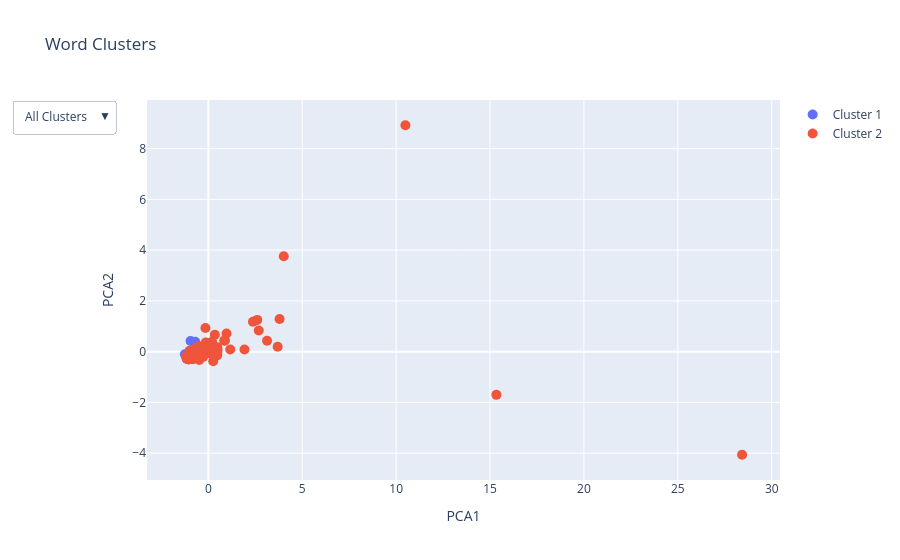

The code cell stored with this chart in its notebook:
### Code cell
import numpy as np
import pandas as pd
from scipy.spatial.distance import pdist
from scipy.cluster.hierarchy import linkage, fcluster
from sklearn.decomposition import PCA
import plotly.express as px
import plotly.graph_objects as go

pca = PCA(n_components=2)
X_pca = pca.fit_transform(X)

# Create a DataFrame for Plotly
df = pd.DataFrame({
    'PCA1': X_pca[:, 0],
    'PCA2': X_pca[:, 1],
    'Cluster': labels,
    'Word': unique_adv
})
# pca1_min, pca1_max = df['PCA1'].min(), df['PCA1'].max()
# pca2_min, pca2_max = df['PCA2'].min(), df['PCA2'].max()
# Create a scatter plot with Plotly
fig = go.Figure()

# Add traces for each cluster
for cluster in range(1, optimal_clusters + 1):
    cluster_data = df[df['Cluster'] == cluster]
    fig.add_trace(go.Scatter(
        x=cluster_data['PCA1'],
        y=cluster_data['PCA2'],
        mode='markers',
        marker=dict(size=10),
        name=f'Cluster {cluster}',
        text=cluster_data['Word'],
        hoverinfo='text'
    ))

# Update layout with dropdown menu
fig.update_layout(
    title='Word Clusters',
    xaxis_title='PCA1',
    yaxis_title='PCA2',
    # xaxis=dict(range=[pca1_min, pca1_max]),
    # yaxis=dict(range=[pca2_min, pca2_max]),
    updatemenus=[
        {
            'buttons': [
                {
                    'label': 'All Clusters',
                    'method': 'update',
                    'args': [{'visible': [True] * optimal_clusters},
                             {'title': 'All Clusters'}]
                }
            ] + [
                {
                    'label': f'Cluster {i}',
                    'method': 'update',
                    'args': [{'visible': [j == i - 1 for j in range(optimal_clusters)]},
                             {'title': f'Cluster {i}'}]
                } for i in range(1, optimal_clusters + 1)
            ],
            'direction': 'down',
            'showactive': True
        }
    ]
)

fig.show()

### Figure 1 — Plotly figure (JSON) as saved in the notebook; plotly's stock layout.template omitted (floating-point values rounded to 4 significant figures)
{"data": [{"hoverinfo": "text", "marker": {"size": 10}, "mode": "markers", "name": "Cluster 1", "text": ["ailleurs", "outre", "tant"], "type": "scatter", "x": [-0.9464, -1.247, -0.6981], "y": [0.4182, -0.1053, 0.3871]}, {"hoverinfo": "text", "marker": {"size": 10}, "mode": "markers", "name": "Cluster 2", "text": ["absolument", "actuellement", "afin", "ainsi", "alors", "après", "assez", "au-delà", "au-dessus", "aujourd'hui", "auparavant", "auprès", "aussi", "autant", "autour", "autrement", "avant", "beaucoup", "bien", "bientôt", "cependant", "certes", "clairement", "comment", "complètement", "contrairement", "davantage", "depuis", "directement", "donc", "définitivement", "déjà", "désormais", "encore", "enfin", "ensemble", "ensuite", "entièrement", "environ", "essentiellement", "extrêmement", "facilement", "finalement", "fort", "fortement", "généralement", "hier", "hors", "ici", "immédiatement", "initialement", "jamais", "juste", "largement", "loin", "longtemps", "lors", "là", "légèrement", "maintenant", "mal", "malheureusement", "mieux", "moins", "même", "naturellement", "ne", "non", "notamment", "néanmoins", "officiellement", "parce", "parfaitement", "parfois", "particulièrement", "partiellement", "partout", "pas", "peu", "peut-être", "plus", "plutôt", "pourquoi", "pourtant", "pratiquement", "presque", "principalement", "probablement", "progressivement", "près", "quant", "que", "rapidement", "rarement", "relativement", "respectivement", "récemment", "réellement", "régulièrement", "seulement", "si", "simplement", "soit", "souvent", "spécialement", "surtout", "tandis", "tard", "totalement", "toujours", "tout", "toutefois", "traditionnellement", "trop", "très", "tôt", "uniquement", "vis-à-vis", "vite", "vivement", "vraiment", "véritablement", "également", "éventuellement"], "type": "scatter", "x": [-1.157, -0.7434, 0.0275, 2.685, 3.692, -0.7268, -0.6756, -0.9935, -0.9207, 0.4881, -0.9591, -0.7156, 3.794, -0.9988, -0.5584, -1.114, 0.07715, -0.09812, 2.378, -1.042, 0.4568, -1.109, -1.107, -0.5818, -1.1, -1.069, -1.012, -0.8522, -1.029, 1.167, -1.032, 0.1127, -0.7801, 0.8839, -0.504, -1.142, 0.4717, -1.048, -0.4407, -0.888, -1.093, -1.076, -0.5131, -1.094, -0.8763, -0.6385, -0.9999, -1.105, -0.7686, -0.9996, -0.9126, 0.2614, -0.8885, -0.9948, -0.9149, -0.685, 2.605, -0.1984, -1.115, -0.8258, -1.012, -1.027, -0.6913, -0.154, 0.969, -1.127, 28.42, 0.486, 0.8432, -0.8706, -0.9788, -0.7933, -0.9773, -0.4424, -0.6644, -1.033, -1.102, 15.34, 0.3482, -0.9353, 10.49, -0.7463, -0.7662, -0.8453, -1.121, -0.9097, -0.7416, -0.8888, -1.118, -0.1302, -0.9802, 1.924, -0.6025, -1.142, -1.022, -1.108, -1.007, -1.095, -0.8517, -0.6367, -0.9766, -0.8605, -0.878, 0.3443, -1.137, -0.3564, -0.4798, 0.04101, -0.9711, 0.4749, 0.1974, -0.2738, -1.131, -0.5213, 4.016, -1.116, -1.118, -1.181, -0.8509, -1.049, -0.4498, -1.119, 3.128, -1.146], "y": [-0.2583, -0.2365, -0.05673, 0.8322, 0.1926, -0.1614, 0.1219, -0.1829, -0.1379, 0.09689, -0.1929, -0.02822, 1.285, 0.0325, 0.07302, -0.2686, -0.07171, 0.1296, 1.178, -0.291, -0.03796, -0.2715, -0.2647, -0.2591, -0.2366, -0.1991, -0.2288, -0.1938, -0.281, 0.08752, -0.2724, -0.004333, -0.232, 0.4427, -0.1891, -0.2886, -0.1459, -0.2183, 0.1966, -0.1929, -0.1608, -0.2481, -0.2157, -0.1949, -0.2204, -0.1994, -0.2091, -0.219, -0.17, -0.2497, -0.1861, -0.3739, -0.1056, -0.1932, -0.1484, -0.1522, 1.251, -0.05794, -0.1966, -0.2159, -0.2069, -0.2509, -0.2038, 0.9347, 0.7161, -0.2621, -4.061, -0.01193, 0.4321, -0.2735, -0.2511, -0.2858, -0.2455, -0.0584, 0.05998, -0.2308, -0.2479, -1.702, 0.6669, -0.1937, 8.919, -0.1013, -0.1609, -0.2446, -0.2641, -0.09324, -0.1638, -0.1725, -0.2877, 0.3642, -0.1127, 0.08379, -0.253, -0.2548, -0.1352, -0.247, -0.2074, -0.279, -0.2821, 0.06032, -0.1419, -0.1555, -0.06968, 0.08483, -0.2521, 0.03142, -0.3283, 0.2839, -0.1835, 0.173, 0.3929, -0.2055, -0.2673, 0.213, 3.755, -0.2439, -0.258, -0.1961, -0.2806, -0.3053, 0.04385, -0.2523, 0.4306, -0.2607]}], "layout": {"title": {"text": "Word Clusters"}, "updatemenus": [{"buttons": [{"args": [{"visible": [true, true]}, {"title": "All Clusters"}], "label": "All Clusters", "method": "update"}, {"args": [{"visible": [true, false]}, {"title": "Cluster 1"}], "label": "Cluster 1", "method": "update"}, {"args": [{"visible": [false, true]}, {"title": "Cluster 2"}], "label": "Cluster 2", "method": "update"}], "direction": "down", "showactive": true}], "xaxis": {"title": {"text": "PCA1"}}, "yaxis": {"title": {"text": "PCA2"}}}}
